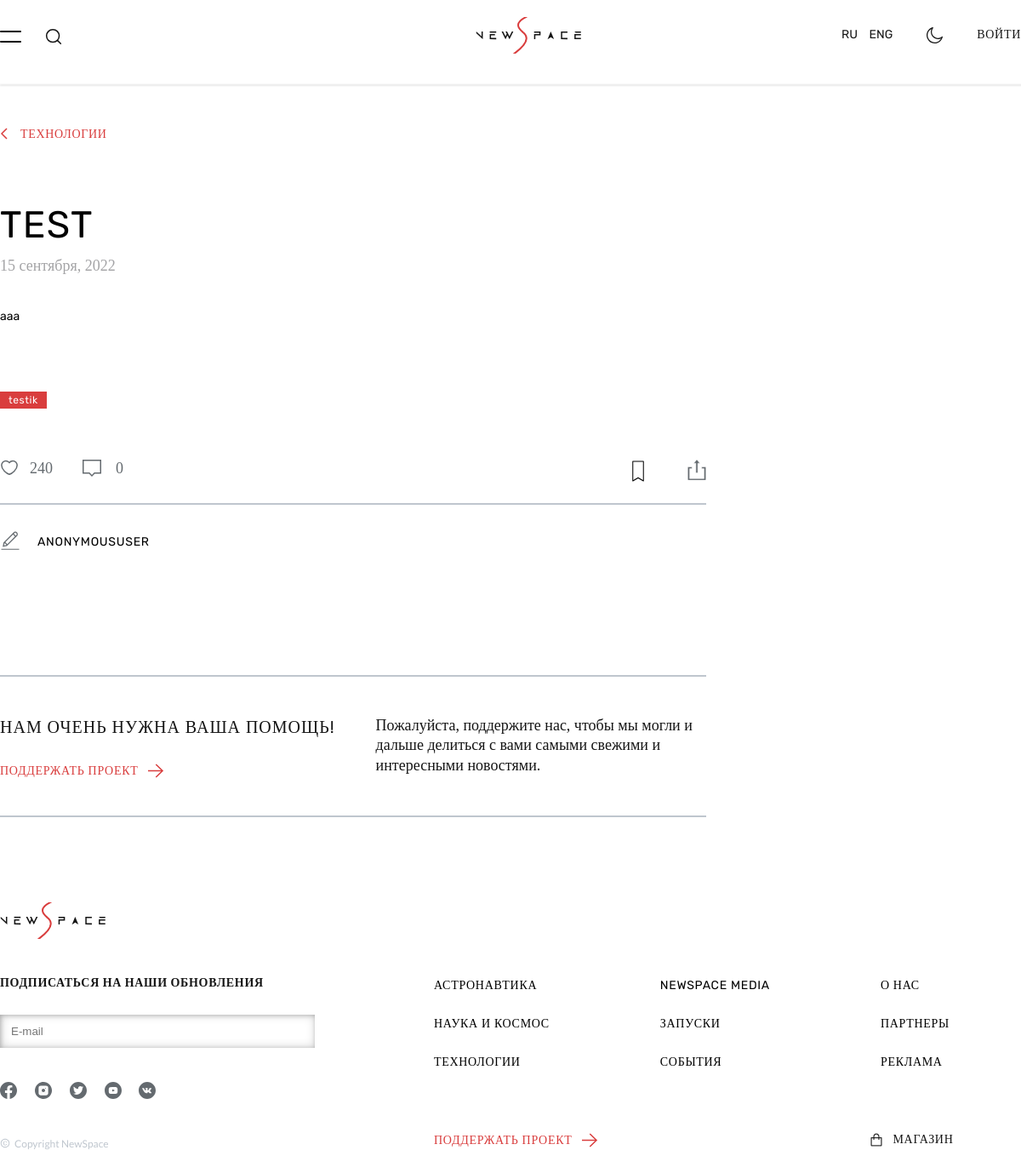
Page /post/test/ on the earlier database version.
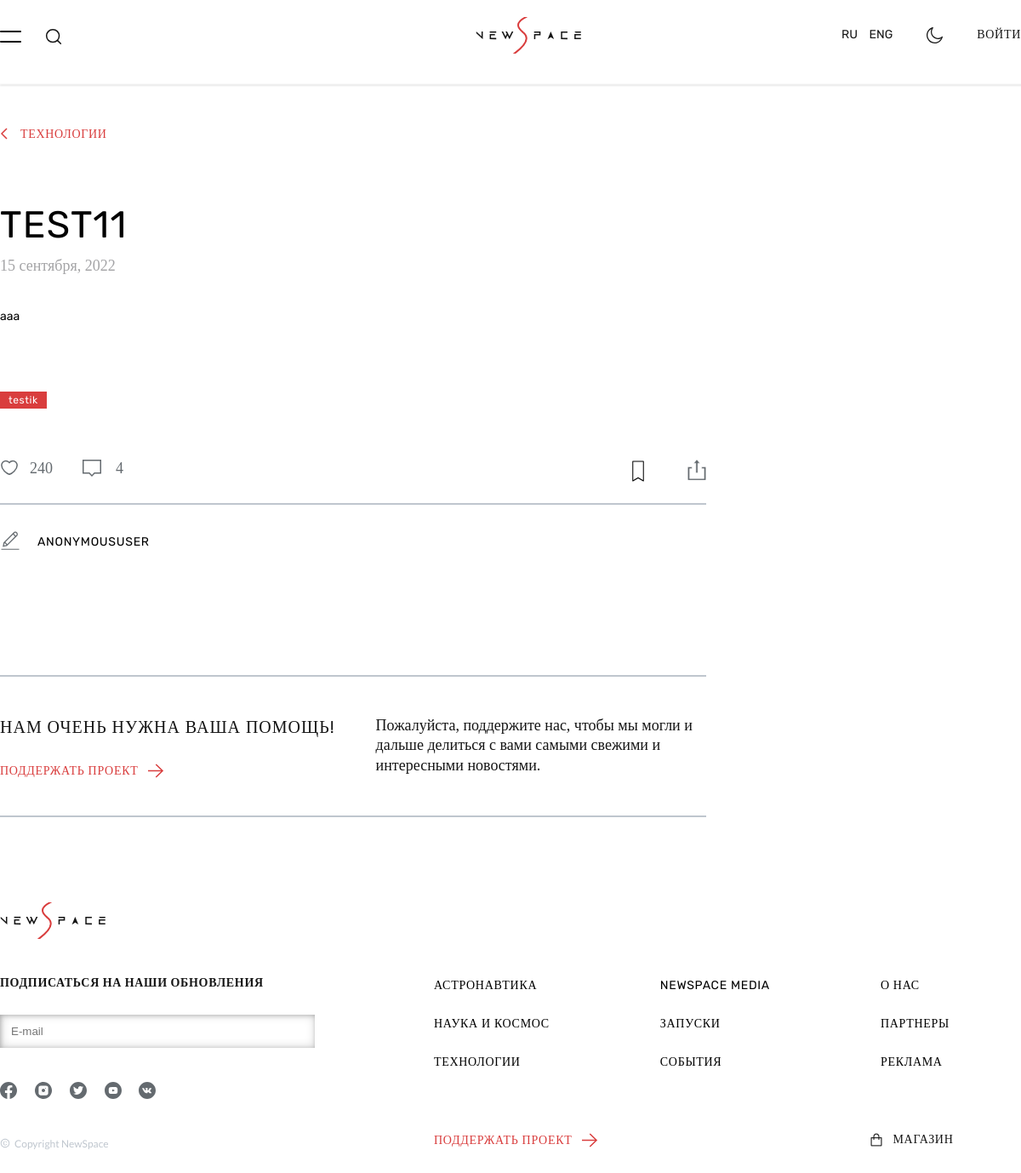
Same page on the later database version.
### Newsman/models.py (models this page shows, shortened)
class News(models.Model):
    title = models.CharField(max_length=255, verbose_name="Заголовок")
    slug = models.SlugField(max_length=255, unique=True, db_index=True, verbose_name="URL")
    content = models.TextField(blank=True, verbose_name="Текст статьи")
    photo = models.ImageField(upload_to="photos/%Y/%m/%d/", verbose_name="Фото", blank=True)
    time_create = models.DateTimeField(auto_now_add=True, verbose_name="Время создания")
    time_update = models.DateTimeField(auto_now=True, verbose_name="Время изменения")
    is_published = models.BooleanField(default=True, verbose_name="Опубликован")
    author_visible = models.BooleanField(default=True, verbose_name="Отображать автора", blank=True)
    author = models.ForeignKey('auth.User', verbose_name=u'автор поста', blank=True, null=True, on_delete=models.CASCADE)
    category = models.ForeignKey('Category', on_delete=models.PROTECT, verbose_name="Категория", blank=True, null=True)
    class Meta:
        verbose_name = 'Новости'
        verbose_name_plural = 'Новости'
        ordering = ['-time_create']

class Category(models.Model):
    title = models.CharField(max_length=150, db_index=True, verbose_name="Имя категории")
    slug = models.SlugField(max_length=255, unique=True, db_index=True, verbose_name="URL")
    def __str__(self):
        return self.title
    class Meta:
        verbose_name = 'категория'
        verbose_name_plural = 'категории'
        ordering = ['title']

### Newsman/views.py (the view, shortened to what this page needs)
# urls.py: path('post/<slug:slug>/', show_post, name='post'),
def show_post(request, slug):
    post = get_object_or_404(News, slug=slug)
    comments_all = Comment.objects.all().filter(post_id=post.id)
    replys_increment = 0
    answers_list = list(comments_all.values_list('id'))
    for i in answers_list:
        for x in i:
            replys_all = Reply.objects.all().filter(comment_id=x)
            replys_increment += replys_all.count()
    comments = len(comments_all) + replys_increment
    posts_more = News.objects.all().filter(~Q(id=post.id)).filter(category=post.category.id)[:3]
    date = datetime.datetime.today()
    time = str(date.day) + ' ' + '0' + str(date.month) + ' ' + str(date.year)
    day = str(date.day - 1) + ' ' + '0' + str(date.month) + ' ' + str(date.year)
    context = {
        'post': post,
        'title': post.title,
        'time': time,
        'minutes': minutes,
        'hours': hours,
        'day': day,
        'posts_more': posts_more,
        'comments': comments,
    }
    return render(request, 'post.html', context=context)

### Newsman/templates/post.html (shortened to what this page needs)
{% extends 'base.html' %}
{% load static %}
{% block styles %}
<link rel="stylesheet" href="{% static 'css/post.css' %}">
<link rel="stylesheet" href="{% static 'css/components/btnprev.css' %}">
{% endblock styles %}
{% block main %}
<div class="container">
    <div class="post">
    <a href="/" class="btn-prev">
        <div class="arrow-prev">
        <svg xmlns="http://www.w3.org/2000/svg" width="9" height="14" viewBox="0 0 9 14" fill="none">
            <path d="M8 1L2 7L8 13" stroke="#D93D3D" stroke-width="1.5"/>
        </svg>
            </div>
        <div class="text-prev">Технологии</div>
    </a>
        <div class="post-title">{{post.title | truncatechars:117}}</div>
        <div class="post-date">
            {% if post.time_create|date:"j m Y" == time %}
            Сегодня
            {% elif post.time_create|date:"j m Y" == day %}
            Вчера
            {% else %}
            {{post.time_create | date:"j"}} <span id="month">{{post.time_create | date:"E"}}</span>,
            {{post.time_create | date:"Y"}}
            {% endif %}
        </div>
        <div class="post-content">
            {{post.content | safe}}
        </div>
    </div>
    <div class="post-information">
        <div class="post-tag"><span>{{post.category}}</span></div>
        <div class="post-stats">
            <div class="post-stats-inner">
                <div class="post-stats-feedback">
                        <div class="post-stats-feedback-like">
                            <div class="post-stats-feedback-like-count">240</div>
                        </div>
                    <div class="post-stats-feedback-comment">
                        <svg id="btn-open" xmlns="http://www.w3.org/2000/svg" width="22" height="20" viewBox="0 0 22 20" fill="none">
                            <path d="M8.18772 16.0603L7.96718 15.8354H7.65217H0.75V0.75H21.25V15.8354H14.3478H14.0328L13.8123 16.0603L11 18.9287L8.18772 16.0603Z" stroke="#646A6F" stroke-width="1.5"/>
                        </svg>
                        <div class="post-stats-feedback-comment-count">{{comments}}</div>
                    </div>
                </div>
                <div class="post-stats-share">
                    <div class="post-stats-share-favorites">
                    </div>
                        <div class="post-stats-share-link">
                    </div>
                </div>
            </div>
        </div>
        <hr style="border: 1px solid #BFC6CE; width: 830px; margin-top: 20px">
        <div class="leave-comment" id="btn-open-2">
            <div class="leave-comment-svg">
            </div>
            <div class="leave-comment-content">{{user}}</div>
        </div>
        <hr style="border: 1px solid #BFC6CE; width: 830px; margin-top: 20px">
    </div>
    <div class="post-donate">
        <div class="post-donate-block1">
            <div class="post-donate-block1-title">
                Нам очень нужна ваша помощь!
            </div>
            <div class="post-donate-block1-link">
                <div class="post-donate-block1-link-content">
                    <a target="_blank" href="https://www.donationalerts.com/r/newspacepress">поддержать проект</a>
                </div>
                <div class="post-donate-block1-link-svg">
                    <a href="#"><svg xmlns="http://www.w3.org/2000/svg" width="19" height="17" viewBox="0 0 19 17" fill="none">
                        <path d="M0 8.5H17" stroke="#D93D3D" stroke-width="1.5"/>
                        <path d="M9.27295 16L17.0002 8.5L9.27295 1" stroke="#D93D3D" stroke-width="1.5"/>
                    </svg></a>
                </div>
            </div>
        </div>
        <div class="post-donate-block2">
            Пожалуйста, поддержите нас, чтобы мы могли и дальше делиться с вами самыми свежими и интересными новостями.
        </div>
    </div>
    <hr style="border: 1px solid #BFC6CE; width: 830px; margin-top: 20px">
<footer>
    <div class="container">
        <div class="footer__inner">
        <div class="footer-block-1">
            <div class="footer-block-1-logo">
            </div>
            <div class="footer-block-1-title">ПОДПИСАТЬСЯ НА НАШИ ОБНОВЛЕНИЯ</div>
            <div class="footer-block-1-input">
                <input type="text" placeholder="E-mail">
            </div>
            <div class="footer-block-1-soc-links">
                <div class="footer-block-1-soc-link"><a target="_blank" href="https://www.facebook.com/newspacepress/"></a></div>
                <div class="footer-block-1-soc-link">
                    <a href="https://www.instagram.com/newspace.press/" target="_blank">
                </a></div>
                <div class="footer-block-1-soc-link">
                    <a href="https://twitter.com/newspacepress" target="_blank">
                    </a>
                </div>
                <div class="footer-block-1-soc-link">
                    <a href="https://www.youtube.com/c/NewSpaceChannel" target="_blank">
                    </a>
                </div>
                <div class="footer-block-1-soc-link">
                    <a href="https://vk.com/newspacepress" target="_blank">
                    </a>
                </div>
            </div>
            <div class="footer-block-1-copyright">
                <div class="footer-block-1-copyright-svg"></div>
                <div class="footer-block-1-copyright-text">Copyright NewSpace</div>
            </div>
        </div>
        <div class="footer-block-2">
            <div class="footer-block-2-top">
                <div class="footer-block-2-column-1">
                    <div class="footer-block-2-cell cell-1"><a href="#">Астронавтика</a></div>
                    <div class="footer-block-2-cell cell-2"><a href="#">Наука и космос</a></div>
                    <div class="footer-block-2-cell cell-3"><a href="#">Технологии</a></div>
                </div>
                <div class="footer-block-2-column-2">
                    <div class="footer-block-2-cell cell-1"><a href="#">NewSpace Media</a></div>
                    <div class="footer-block-2-cell cell-2"><a href="#">Запуски</a></div>
                    <div class="footer-block-2-cell cell-3"><a href="#">События</a></div>
                </div>
                <div class="footer-block-2-column-3">
                    <div class="footer-block-2-cell cell-1"><a href="#">О нас</a></div>
                    <div class="footer-block-2-cell cell-2"><a href="#">Партнеры</a></div>
                    <div class="footer-block-2-cell cell-3"><a href="#">Реклама</a></div>
                </div>
            </div>
            <div class="footer-block-2-bottom">
                <div class="post-donate-block2-bottom-link">
                    <div class="post-donate-block1-link-content">
                        <a target="_blank" href="https://www.donationalerts.com/r/newspacepress">поддержать проект</a>
                    </div>
                    <div class="post-donate-block1-link-svg">
                        <a href="#"><svg xmlns="http://www.w3.org/2000/svg" width="19" height="17" viewBox="0 0 19 17" fill="none">
                            <path d="M0 8.5H17" stroke="#D93D3D" stroke-width="1.5"/>
                            <path d="M9.27295 16L17.0002 8.5L9.27295 1" stroke="#D93D3D" stroke-width="1.5"/>
                        </svg></a>
                    </div>
                </div>
                <div class="footer-shop-link">
                    <div class="footer-shop-link-svg"></div>
                    <div class="footer-shop-link-content">МАГАЗИН</div>
                </div>
            </div>
        </div>
        </div>
    </div>
</footer>
{% endblock %}

### Newsman/templates/base.html (shortened to what this page needs)
{% load static %}
<!DOCTYPE html>
<html>
<head>
    <link type="text/css" href="{% static 'css/header.css' %}" rel="stylesheet"/>
    <link type="text/css" href="{% static 'css/style.css' %}" rel="stylesheet"/>
    {% block styles %}
    {% endblock styles %}
</head>
<body>
{% block header %}
<header>
	<div class="container">
    <div class="inner">
		<div class="left__block">
        <div id="menu-open" class="hamburger-menu">
            <div class="bar-top"></div>
            <div class="bar-bottom"></div>
        </div>
			<div class="search__menu">
            </div>
		</div>
        <div class="logo">
            <a href="/">
            </a>
		</div>
        <div class="right__block">
            <div class="lang__form">
                <span style="margin-right: 10px">RU</span>
                <span>ENG</span>
            </div>
            <div class="theme__form">
            </div>
            <div class="login__form">
            {% if request.user.is_authenticated %}
            <a class="login_info" href="{% url 'user-profile' %}">{{user.username}}</a>
            {% else %}
            <a class="login_info" href="{% url 'login' %}">Войти</a>
            {% endif %}
            </div>
		</div>
    </div>
	</div>
</header>
{% endblock header %}
{% block main %}
{% endblock main %}
</body>
</html>

### mainApp/static/css/header.css (style rules this page uses)
header { background-color: #fff; color: #151515; position:fixed; width: 100%; height: 100px; z-index: 999; }
.inner { display: flex; align-items: center; justify-content: space-between; margin-top: 20px; }
.left__block { display: flex; }
.bar-top, .bar-bottom { height: 2px; background: #000; border-radius: 5px; margin: 5px 0; transform-origin: left; transition: all 0.5s; }
.hamburger-menu { display: flex; flex-flow: column wrap; width: 25px; cursor: pointer; }
.right__block { display: flex; }
.login_info { font-family: 'Rubik'; font-style: normal; font-weight: 400; font-size: 14px; line-height: 120%; letter-spacing: 0.05em; text-transform: uppercase; color: #151515; }
.lang__form { margin-right: 40px; }
.theme__form { margin-right: 40px; }
.search__menu { cursor: pointer; margin-top: 2px; margin-left: 28px; margin-right: 180px; }

### mainApp/static/css/style.css (style rules this page uses)
body { margin: 0 auto; font-family: 'Rubik', sans-serif; -webkit-font-smoothing: antialiased; -moz-osx-font-smoothing: grayscale; font-size: 14px; }
*, *:before, *:after { box-sizing: border-box; }
a { text-decoration: none; }
p { margin: 0 0 10px; }
hr { margin: 0; }
.container { width: 100%; max-width: 1200px; margin: 0 auto; padding: 0 0px; }

### mainApp/static/css/components/btnprev.css (style rules this page uses)
.btn-prev { cursor: pointer; display: flex; margin-bottom: 70px; max-width: 99px; }
.text-prev { margin-left: 15px; font-family: 'Rubik'; font-style: normal; font-weight: 400; font-size: 14px; line-height: 120%; letter-spacing: 0.05em; text-transform: uppercase; color: #D93D3D; }

Differences in the rows shown:
changed News "сентября": title "TEST" → "TEST11"
Other differences:
{{ comments }}: "0" → "4"
